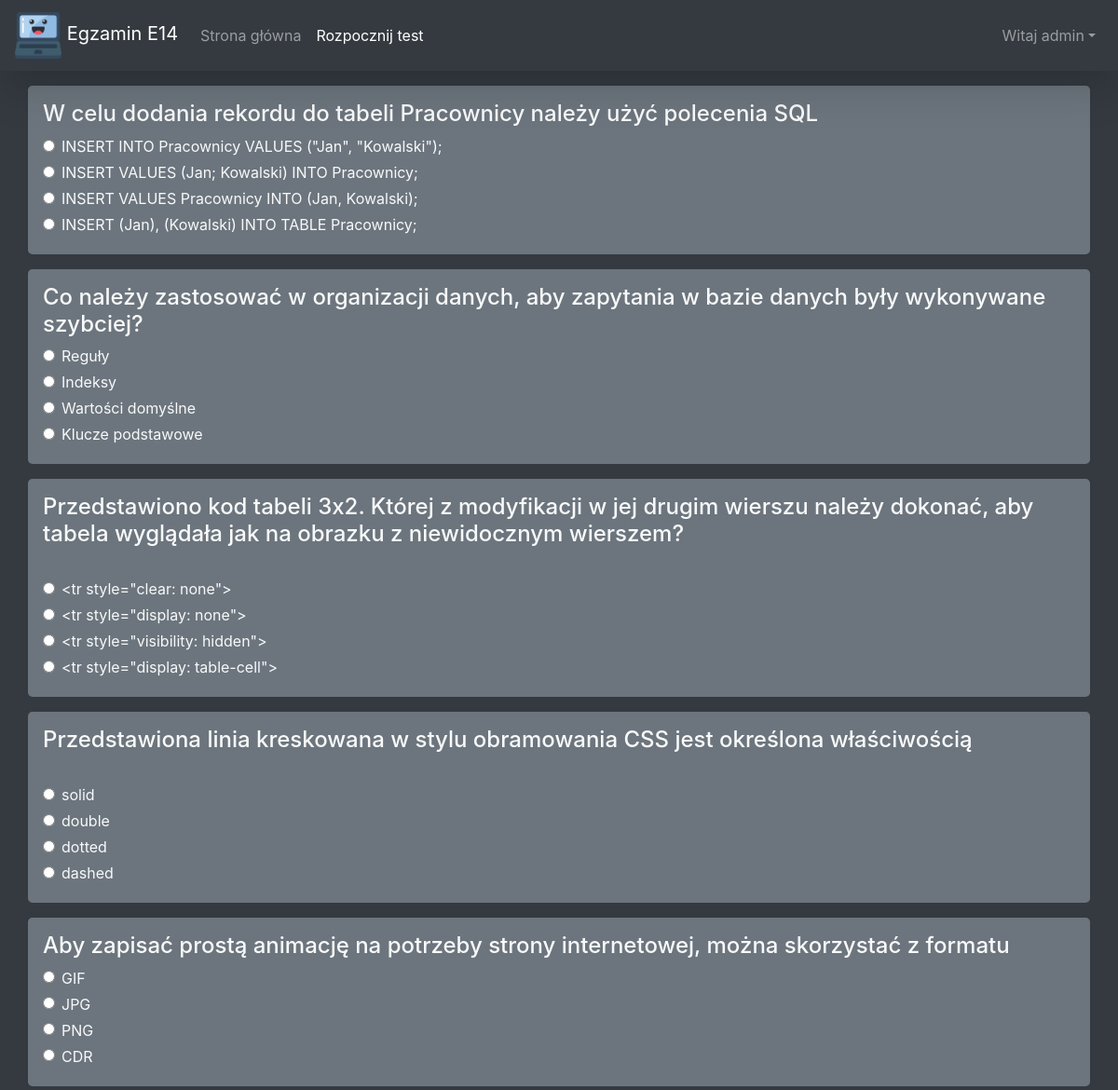
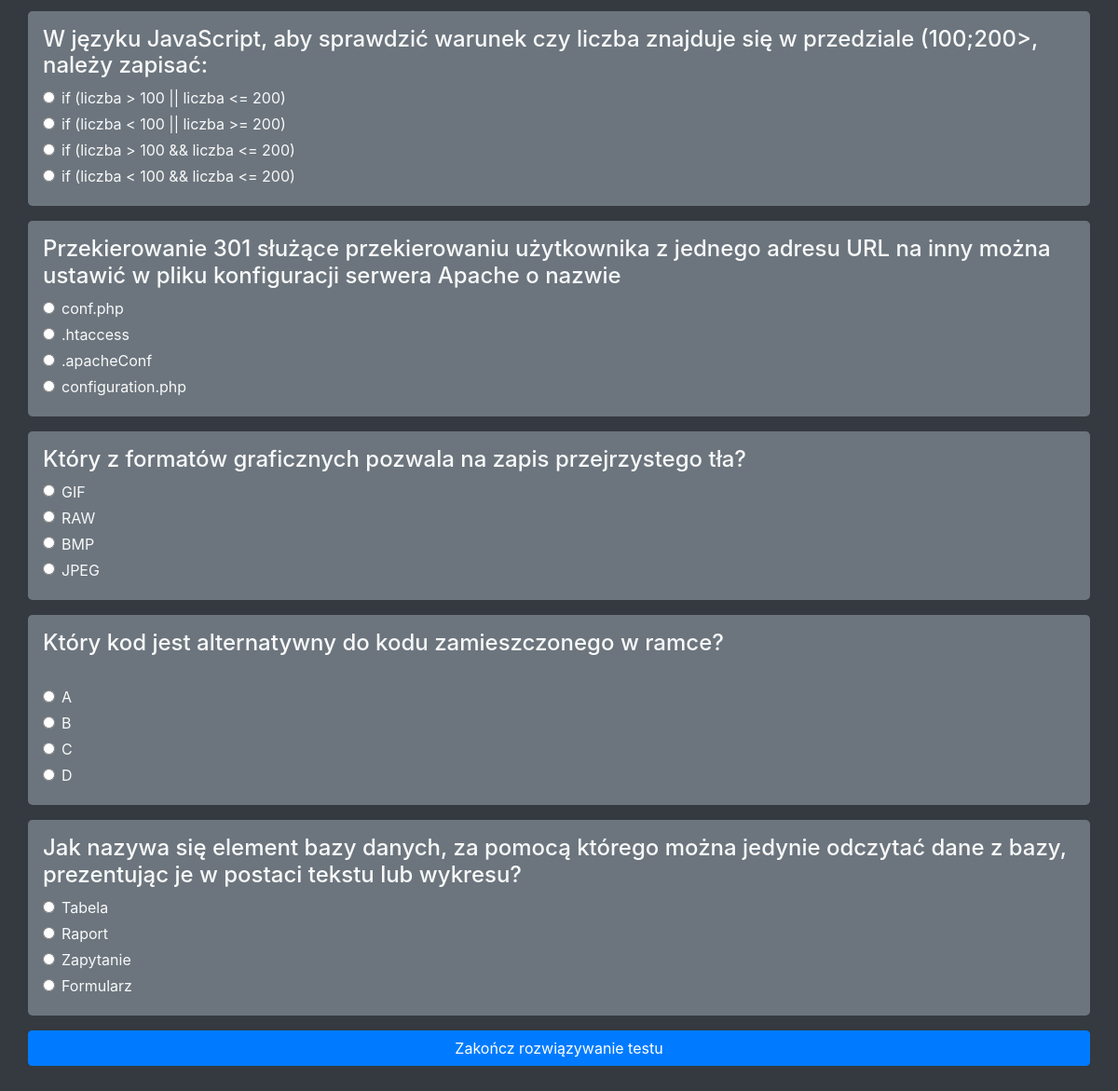
Page /pages/test.php (signed in) on the committed database (2 pictures, top to bottom).
### tables this page shows
CREATE TABLE `pytania` (
  `id` int(11) NOT NULL,
  `pytanie` text NOT NULL,
  `obrazek` text,
  `odpowiedz` varchar(1) NOT NULL,
  `odpowiedz_a` text NOT NULL,
  `odpowiedz_b` text NOT NULL,
  `odpowiedz_c` text NOT NULL,
  `odpowiedz_d` text NOT NULL,
  `good_answers` int(11) NOT NULL DEFAULT '0',
  `all_answers` int(11) NOT NULL DEFAULT '0'
);

### scripts/generate_test.php (the view, shortened to what this page needs)
<?php
echo ('<form action="testResults.php" method="POST">');
$conn = include("database_con.php");
$stmt = $conn->prepare("SELECT * FROM pytania ORDER BY RAND() LIMIT 10");
$stmt->execute();
$result = $stmt->get_result();
$questionIndex = 1;
while ($row = $result->fetch_assoc()) {
    echo ('<div class="container bg-secondary text-left rounded-lg mb-3 p-3">');
    echo ('<h4>' . $row["pytanie"] . '</h4>');
    echo ('<div class="form-check mb-1">');
    echo ('<input class="form-check-input" type="radio" name="question' . $questionIndex . '" id="answerA' . $questionIndex . '" value="A">');
    echo ('<label class="form-check-label" for="answerA' . $questionIndex . '">' . $row["odpowiedz_a"] . '</label>');
    echo ('</div>');
    echo ('<div class="form-check mb-1">');
    echo ('<input class="form-check-input" type="radio" name="question' . $questionIndex . '" id="answerB' . $questionIndex . '" value="B">');
    echo ('<label class="form-check-label" for="answerB' . $questionIndex . '">' . $row["odpowiedz_b"] . '</label>');
    echo ('</div>');
    echo ('<div class="form-check mb-1">');
    echo ('<input class="form-check-input" type="radio" name="question' . $questionIndex . '" id="answerC' . $questionIndex . '" value="C">');
    echo ('<label class="form-check-label" for="answerC' . $questionIndex . '">' . $row["odpowiedz_c"] . '</label>');
    echo ('</div>');
    echo ('<div class="form-check mb-1">');
    echo ('<input class="form-check-input" type="radio" name="question' . $questionIndex . '" id="answerD' . $questionIndex . '" value="D">');
    echo ('<label class="form-check-label" for="answerD' . $questionIndex . '">' . $row["odpowiedz_d"] . '</label>');
    echo ('</div>');
    echo ('</div>');
    $questionIndex++;
}
echo ('<div class="form-group row"><div class="container p-0"><button type="submit" class="btn btn-primary btn-block">Zakończ rozwiązywanie testu</button></div></div>');
echo ('</form>');

### pages/test.php (shortened to what this page needs)
<!DOCTYPE html>
<html lang="en">
<head>
    <link rel="stylesheet" href="https://stackpath.bootstrapcdn.com/bootstrap/4.4.1/css/bootstrap.min.css">
    <link rel="stylesheet" href="css/style.css">
</head>
<body class="fill-height bg-dark">
    <nav class="navbar navbar-expand-lg navbar-dark bg-dark shadow-lg">
        <a class="navbar-brand" href="../index.php">
            <img src="../images/logo.png" width="50" height="50" alt=""> Egzamin E14</a>
        <div class="collapse navbar-collapse" id="navbarNavAltMarkup">
            <div class="navbar-nav mr-auto">
                <a class="nav-item nav-link" href="../index.php">Strona główna</a>
                <a class="nav-item nav-link active" href="test.php">Rozpocznij test</a>
            </div>
            <div class="navbar-nav ml-auto">
                <?php
                if (isset($_SESSION["user"])) {
                    echo ('<div class="nav-item dropdown">');
                    echo ('<a class="nav-link dropdown-toggle" href="#" id="navbarDropdownMenuLink" role="button" data-toggle="dropdown" aria-haspopup="true" aria-expanded="false">');
                    echo ('Witaj ' . $_SESSION["user"]);
                    echo ('</a>');
                    echo ('<div class="dropdown-menu dropdown-menu-right" aria-labelledby="navbarDropdownMenuLink">');
                    echo ('</div></div>');
                }
                ?>
            </div>
        </div>
    </nav>
    <div class="container-fluid text-center text-light pt-3 pb-3">
        <?php
        include("../scripts/generate_test.php");
        ?>
    </div>
</body>
</html>

### css/style.css (style rules this page uses)
.fill-height { min-height: 100vh; }

### rows in the picture
pytania: pytanie "W celu dodania rekordu do tabeli Pracownicy należy użyć polecenia SQL", odpowiedz_a "INSERT INTO Pracownicy VALUES (\"Jan\", \"Kowalski\");", odpowiedz_b "INSERT VALUES (Jan; Kowalski) INTO Pracownicy;", odpowiedz_c "INSERT VALUES Pracownicy INTO (Jan, Kowalski);", odpowiedz_d "INSERT (Jan), (Kowalski) INTO TABLE Pracownicy;"
pytania: pytanie "Co należy zastosować w organizacji danych, aby zapytania w bazie danych były wykonywane szybciej?", odpowiedz_a "Reguły", odpowiedz_b "Indeksy", odpowiedz_c "Wartości domyślne", odpowiedz_d "Klucze podstawowe"
pytania: pytanie "Przedstawiono kod tabeli 3x2. Której z modyfikacji w jej drugim wierszu należy dokonać, aby tabela wyglądała jak na obrazku z niewidocznym wierszem?", odpowiedz_a "<tr style=\"clear: none\">", odpowiedz_b "<tr style=\"display: none\">", odpowiedz_c "<tr style=\"visibility: hidden\">", odpowiedz_d "<tr style=\"display: table-cell\">"
pytania: pytanie "Przedstawiona linia kreskowana w stylu obramowania CSS jest określona właściwością", odpowiedz_a "solid", odpowiedz_b "double", odpowiedz_c "dotted", odpowiedz_d "dashed"
pytania: pytanie "Aby zapisać prostą animację na potrzeby strony internetowej, można skorzystać z formatu", odpowiedz_a "GIF", odpowiedz_b "JPG", odpowiedz_c "PNG", odpowiedz_d "CDR"
pytania: pytanie "W języku JavaScript, aby sprawdzić warunek czy liczba znajduje się w przedziale (100;200>, należy zapisać:", odpowiedz_a "if (liczba > 100 || liczba <= 200)", odpowiedz_b "if (liczba < 100 || liczba >= 200)", odpowiedz_c "if (liczba > 100 && liczba <= 200)", odpowiedz_d "if (liczba < 100 && liczba <= 200)"
pytania: pytanie "Przekierowanie 301 służące przekierowaniu użytkownika z jednego adresu URL na inny można ustawić w pliku konfiguracji serwera Apache o nazwie", odpowiedz_a "conf.php", odpowiedz_b ".htaccess", odpowiedz_c ".apacheConf", odpowiedz_d "configuration.php"
pytania: pytanie "Który z formatów graficznych pozwala na zapis przejrzystego tła?", odpowiedz_a "GIF", odpowiedz_b "RAW", odpowiedz_c "BMP", odpowiedz_d "JPEG"
pytania: pytanie "Który kod jest alternatywny do kodu zamieszczonego w ramce?", odpowiedz_a "A", odpowiedz_b "B", odpowiedz_c "C", odpowiedz_d "D"
pytania: pytanie "Jak nazywa się element bazy danych, za pomocą którego można jedynie odczytać dane z bazy, prezentując je w postaci tekstu lub wykresu?", odpowiedz_a "Tabela", odpowiedz_b "Raport", odpowiedz_c "Zapytanie", odpowiedz_d "Formularz"

### other values in the picture
$_SESSION["user"] "admin"
